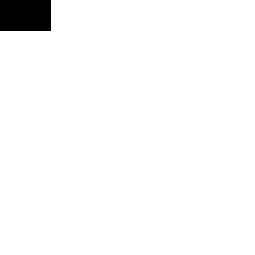
Frame 1 (no input)
Frame 60 (the mouse pressed at the canvas centre just before this capture): identical to frame 1, image omitted
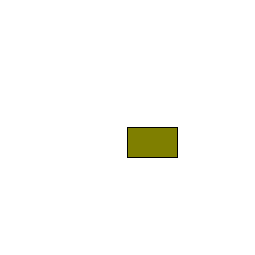
Frame 120 (the mouse held since frame 60 and released just before this capture)

The Processing sketch that drew these frames (run headless with seeded random() and noise(); from frame 60 on, the mouse is pressed at the canvas centre):

// Processing sketch: MouseColourChange
// ── MouseColourChange.pde

void setup() {
size(255,255);

}

void draw() {
background(255);
  fill(mouseX, mouseY, 0);
  rect(mouseX, mouseY, 50, 30);  
}
